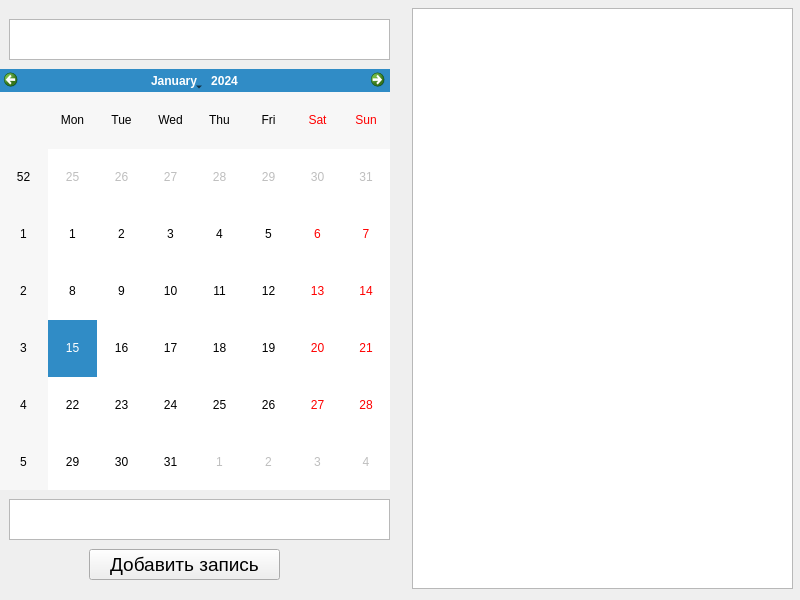
<?xml version="1.0" encoding="UTF-8"?>
<ui version="4.0">
 <class>Widget</class>
 <widget class="QWidget" name="Widget">
  <property name="geometry">
   <rect>
    <x>0</x>
    <y>0</y>
    <width>800</width>
    <height>600</height>
   </rect>
  </property>
  <property name="windowTitle">
   <string>Widget</string>
  </property>
  <widget class="QWidget" name="Create_Task_Border" native="true">
   <property name="geometry">
    <rect>
     <x>-1</x>
     <y>-1</y>
     <width>401</width>
     <height>601</height>
    </rect>
   </property>
   <widget class="QCalendarWidget" name="Calendar_1">
    <property name="geometry">
     <rect>
      <x>0</x>
      <y>70</y>
      <width>391</width>
      <height>421</height>
     </rect>
    </property>
   </widget>
   <widget class="QTextEdit" name="Time_text">
    <property name="geometry">
     <rect>
      <x>10</x>
      <y>20</y>
      <width>381</width>
      <height>41</height>
     </rect>
    </property>
    <property name="font">
     <font>
      <pointsize>14</pointsize>
     </font>
    </property>
   </widget>
   <widget class="QTextEdit" name="Task_text">
    <property name="geometry">
     <rect>
      <x>10</x>
      <y>500</y>
      <width>381</width>
      <height>41</height>
     </rect>
    </property>
    <property name="font">
     <font>
      <pointsize>14</pointsize>
     </font>
    </property>
   </widget>
   <widget class="QPushButton" name="Create_Task_button">
    <property name="geometry">
     <rect>
      <x>90</x>
      <y>550</y>
      <width>191</width>
      <height>31</height>
     </rect>
    </property>
    <property name="font">
     <font>
      <pointsize>14</pointsize>
     </font>
    </property>
    <property name="text">
     <string>Добавить запись</string>
    </property>
   </widget>
  </widget>
  <widget class="QWidget" name="Task_Book_Border" native="true">
   <property name="geometry">
    <rect>
     <x>399</x>
     <y>-1</y>
     <width>401</width>
     <height>601</height>
    </rect>
   </property>
   <widget class="QTextEdit" name="Task_Book">
    <property name="geometry">
     <rect>
      <x>13</x>
      <y>9</y>
      <width>381</width>
      <height>581</height>
     </rect>
    </property>
    <property name="font">
     <font>
      <pointsize>14</pointsize>
     </font>
    </property>
   </widget>
  </widget>
 </widget>
 <resources/>
 <connections/>
</ui>
